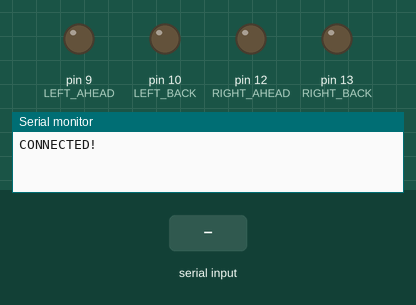
Recording of a sketch running on a simulated Arduino Uno, built with avr-gcc and run on an emulated ATmega328P. Parts: output pins drawn as LEDs (lit = HIGH), the last lines printed to the serial monitor. Inputs (shaded band) come from the test bench.

Above: at 1.2 s.
1.3 s: "W" received over Serial
At 2.1 s:
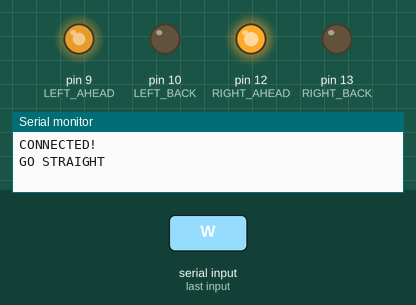
2.8 s: "A" received over Serial
At 3.2 s:
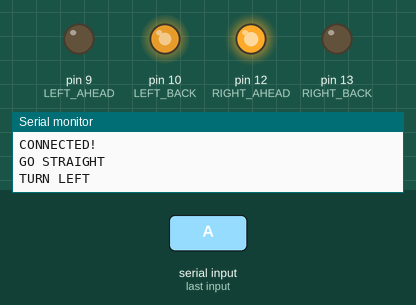
4.3 s: "D" received over Serial
At 5.5 s:
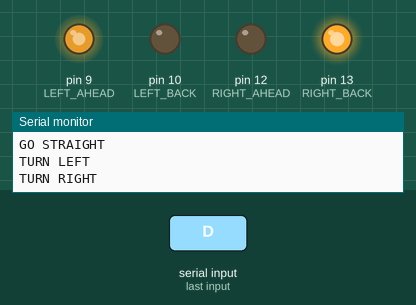
5.8 s: "X" received over Serial
At 6.7 s:
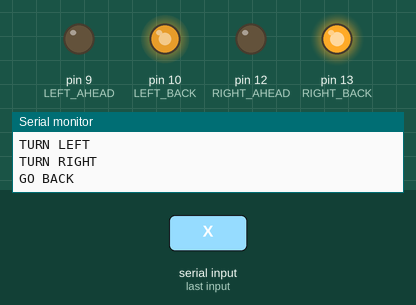
7.3 s: "Q" received over Serial
At 7.9 s:
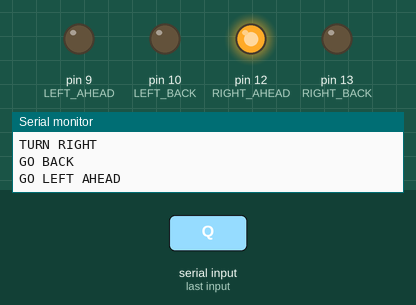
8.8 s: "E" received over Serial
At 10.2 s:
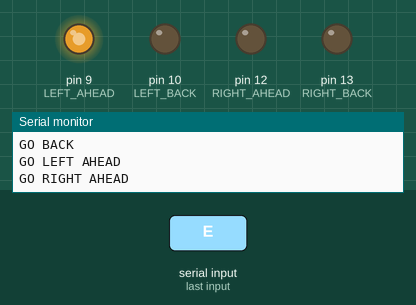
Timing chart, 0 to 11.3 s (numbered marks = the images above; inputs shaded):
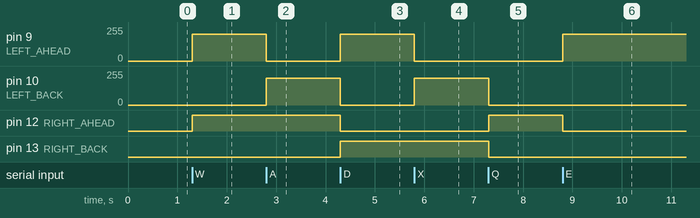

Measured:
- after the input at 1.3 s, pin 9 (LEFT_AHEAD): 0/255 → 200/255 at once; pin 12 (RIGHT_AHEAD): LOW → HIGH at once
- after the input at 2.8 s, pin 9 (LEFT_AHEAD): 200/255 → 0/255 at once; pin 10 (LEFT_BACK): 0/255 → 200/255 at once
- after the input at 4.3 s, pin 9 (LEFT_AHEAD): 0/255 → 200/255 at once; pin 10 (LEFT_BACK): 200/255 → 0/255 at once; pin 12 (RIGHT_AHEAD): HIGH → LOW at once; pin 13 (RIGHT_BACK): LOW → HIGH at once
- after the input at 5.8 s, pin 9 (LEFT_AHEAD): 200/255 → 0/255 at once; pin 10 (LEFT_BACK): 0/255 → 200/255 at once
- after the input at 7.3 s, pin 10 (LEFT_BACK): 200/255 → 0/255 at once; pin 12 (RIGHT_AHEAD): LOW → HIGH at once; pin 13 (RIGHT_BACK): HIGH → LOW at once
- after the input at 8.8 s, pin 9 (LEFT_AHEAD): 0/255 → 200/255 at once; pin 12 (RIGHT_AHEAD): HIGH → LOW at once

The sketch:

onCar.ino
```cpp
#define LEFT_AHEAD 9
#define LEFT_BACK 10
#define RIGHT_AHEAD 12
#define RIGHT_BACK 13
int RUN = 200;
int TURN = 100;
void goAhead();
void goLeftAhead();
void goRightAhead();
void turnLeft();
void turnRight();
void park();
void goBack();
void goLeftBack();
void goRightBack();

void setup()
{
    Serial.begin(9600);
    pinMode(LEFT_AHEAD,OUTPUT);
    pinMode(LEFT_BACK, OUTPUT);
    pinMode(RIGHT_AHEAD, OUTPUT);
    pinMode(RIGHT_BACK, OUTPUT);
    digitalWrite(LEFT_AHEAD, LOW);
    digitalWrite(LEFT_BACK, LOW);
    digitalWrite(RIGHT_AHEAD, LOW);
    digitalWrite(RIGHT_BACK, LOW);
    Serial.println("CONNECTED!");
}
char operation;
void loop()
{
    if (Serial.available() > 0)
    {
        operation = Serial.read();
        switch(operation)
        {
          case 'W':
            Serial.println("GO STRAIGHT");
            goAhead();
            break;
          case 'A':
            Serial.println("TURN LEFT");
            turnLeft();
            break;
          case 'D':
            Serial.println("TURN RIGHT");
            turnRight();
            break;
          case 'X':
            Serial.println("GO BACK");
            goBack();
            break;
          case 'S':
            Serial.println("STOP");
            park();
            break;
          case 'Q':
            Serial.println("GO LEFT AHEAD");
            goLeftAhead();
            break;
          case 'E':
            Serial.println("GO RIGHT AHEAD");
            goRightAhead();
            break;
          case 'Z':
            Serial.println("GO LEFT BACK");
            goLeftBack();
            break;
          case 'C':
            Serial.println("GO RIGHT BACK");
            goRightBack();
            break;
        }
    }
}

void goAhead()
{
    digitalWrite(RIGHT_BACK,LOW);
    digitalWrite(LEFT_BACK,LOW);
    analogWrite(RIGHT_AHEAD,RUN);
    analogWrite(LEFT_AHEAD,RUN);
}
void goLeftAhead()
{
    digitalWrite(RIGHT_BACK,LOW);
    digitalWrite(LEFT_BACK,LOW);
    analogWrite(RIGHT_AHEAD,RUN);
    digitalWrite(LEFT_AHEAD,LOW);
}
void goRightAhead()
{
    digitalWrite(RIGHT_BACK,LOW);
    digitalWrite(LEFT_BACK,LOW);
    digitalWrite(RIGHT_AHEAD,LOW);
    analogWrite(LEFT_AHEAD,RUN);
}
void turnLeft()
{
    digitalWrite(RIGHT_BACK,LOW);
    digitalWrite(LEFT_AHEAD,LOW);
    analogWrite(RIGHT_AHEAD,RUN);
    analogWrite(LEFT_BACK,RUN);
}
void turnRight()
{
    digitalWrite(LEFT_BACK,LOW);
    digitalWrite(RIGHT_AHEAD,LOW);
    analogWrite(LEFT_AHEAD,RUN);
    analogWrite(RIGHT_BACK,RUN);
}
void park()
{
    digitalWrite(LEFT_BACK, LOW);
    digitalWrite(RIGHT_BACK, LOW);
    digitalWrite(LEFT_AHEAD, LOW);
    digitalWrite(RIGHT_AHEAD, LOW);
}
void goBack()
{
    digitalWrite(RIGHT_AHEAD,LOW);
    digitalWrite(LEFT_AHEAD,LOW);
    analogWrite(RIGHT_BACK,RUN);
    analogWrite(LEFT_BACK,RUN);
}
void goLeftBack()
{
    digitalWrite(RIGHT_AHEAD,LOW);
    digitalWrite(LEFT_AHEAD,LOW);
    analogWrite(RIGHT_BACK,RUN);
    digitalWrite(LEFT_BACK,LOW);
}
void goRightBack()
{
    digitalWrite(RIGHT_AHEAD,LOW);
    digitalWrite(LEFT_AHEAD,LOW);
    digitalWrite(RIGHT_BACK,LOW);
    analogWrite(LEFT_BACK,RUN);
}
```
